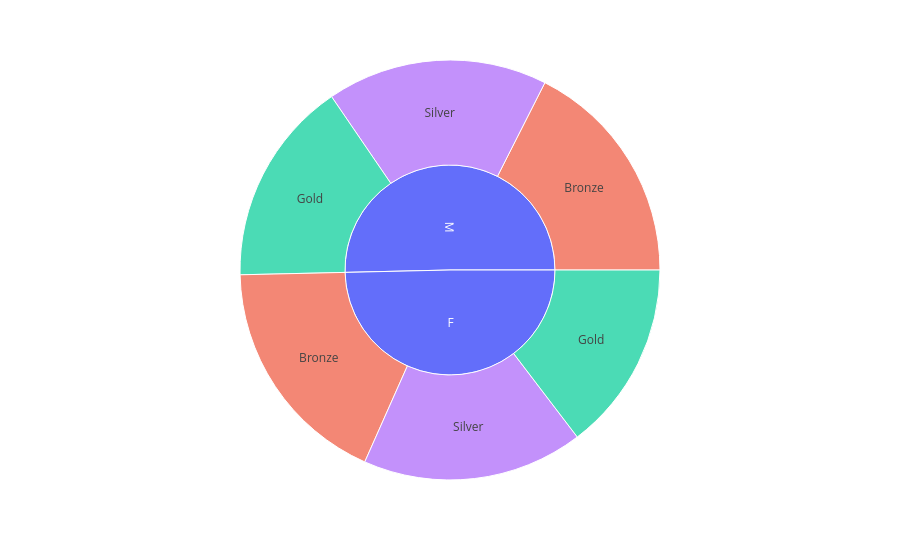

Notebook code cell kept with this figure:
### Code cell
fig2 = px.sunburst(medals_by_sex, path=["Sex", "Medal"], values="std", color="Medal")
fig2.show()

### Figure 1 — Plotly figure (JSON) as saved in the notebook; plotly's stock layout.template omitted (floating-point values rounded to 4 significant figures)
{"data": [{"branchvalues": "total", "customdata": [["(?)"], ["(?)"], ["Bronze"], ["Bronze"], ["Gold"], ["Gold"], ["Silver"], ["Silver"]], "domain": {"x": [0, 1], "y": [0, 1]}, "hovertemplate": "labels=%{label}<br>std=%{value}<br>parent=%{parent}<br>id=%{id}<br>Medal=%{customdata[0]}<extra></extra>", "ids": ["F", "M", "F/Bronze", "M/Bronze", "F/Gold", "M/Gold", "F/Silver", "M/Silver"], "labels": ["F", "M", "Bronze", "Bronze", "Gold", "Gold", "Silver", "Silver"], "marker": {"colors": ["#636efa", "#636efa", "#EF553B", "#EF553B", "#00cc96", "#00cc96", "#ab63fa", "#ab63fa"]}, "name": "", "parents": ["", "", "F", "M", "F", "M", "F", "M"], "type": "sunburst", "values": [12.32, 12.5, 4.462, 4.351, 3.631, 3.926, 4.223, 4.219]}], "layout": {"legend": {"tracegroupgap": 0}, "margin": {"t": 60}}}
